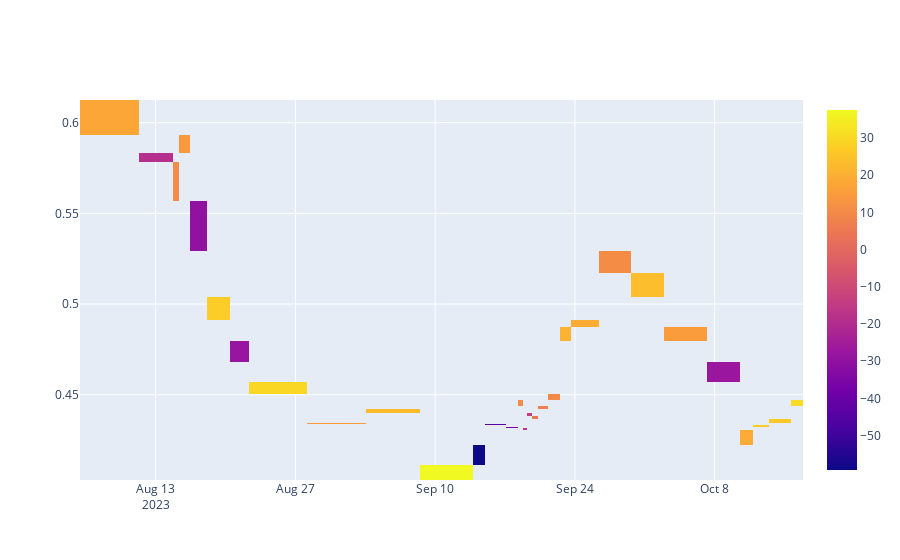

The notebook cell saved with this chart:
### Code cell
#heatmap plotly

import plotly.express as px
import plotly.graph_objects as go

#trades
fig = go.Figure(data=go.Heatmap(
                     z=stats['_trades']['PnL'],
                     x=stats['_trades']['EntryTime'],
                     y=stats['_trades']['EntryPrice'],
                     hoverongaps = False))
fig.show()
